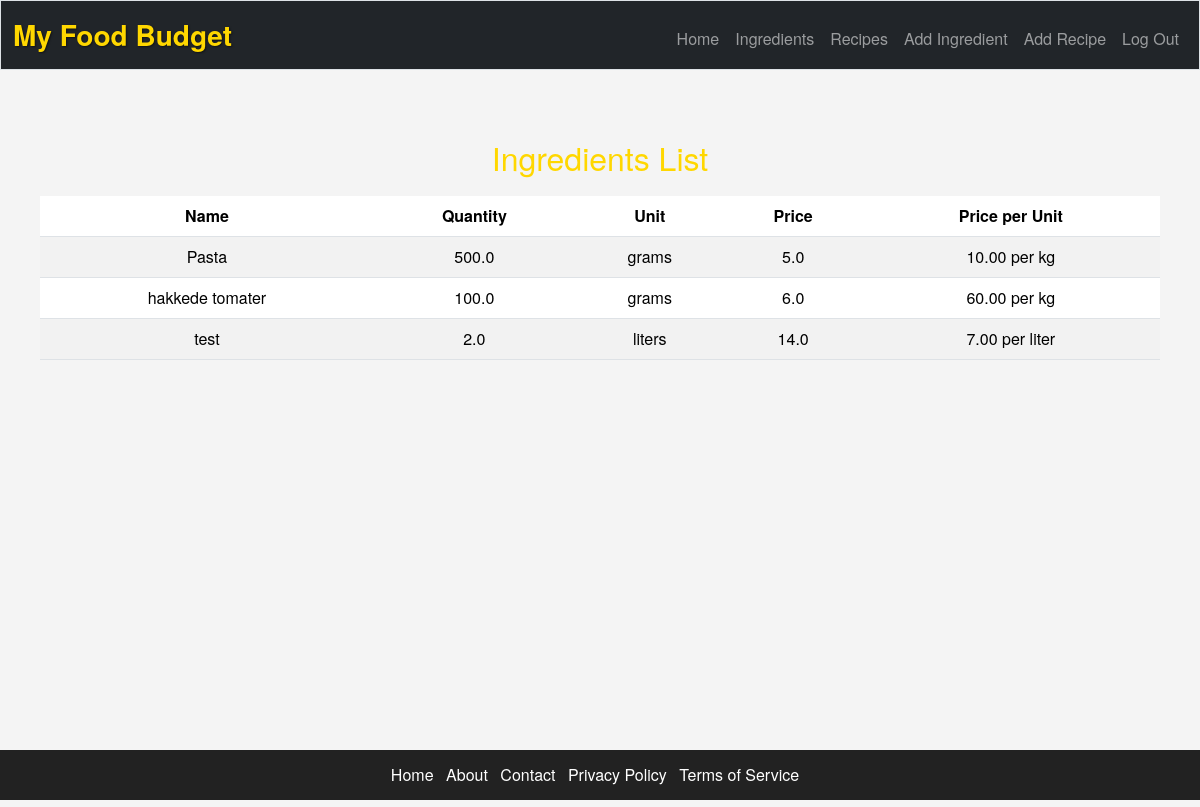
Page /ingredients (signed in) on the committed database.
### models.py (models this page shows)
class Ingredient(db.Model):
    __tablename__ = 'ingredients'
    id = db.Column(db.Integer, primary_key=True)
    name = db.Column(db.Text, nullable=False)
    quantity = db.Column(db.Float, nullable=False)
    quantity_unit = db.Column(db.Text, nullable=False)
    price = db.Column(db.Float, nullable=False)

### routes.py (the view)
    @app.route('/ingredients')
    @login_required
    def ingredients():
        ingredients_list = get_all_ingredients()
        return render_template('ingredients.html', ingredients=ingredients_list)

### app_factory.py (called while the page is built)
def create_app(config_class=DevelopmentConfig):
    app = Flask(__name__)
    app.config.from_object(config_class)
    db.init_app(app)
    Session(app)
    with app.app_context():
        initialize_database()
    @app.teardown_appcontext
    def teardown_db(exception):
        from db_helper import close_db
        close_db(exception)
    @app.after_request
    def after_request(response):
        response.headers["Cache-Control"] = "no-cache, no-store, must-revalidate"
        response.headers["Expires"] = 0
        response.headers["Pragma"] = "no-cache"
        return response
    from routes import init_routes
    init_routes(app)
    return app

### helpers.py (called while the page is built)
def login_required(f):
    @wraps(f)
    def decorated_function(*args, **kwargs):
        if session.get("user_id") is None:
            return redirect("/login")
        return f(*args, **kwargs)
    return decorated_function

### repositories.py (called while the page is built)
def get_all_ingredients_from_db():
    return Ingredient.query.all()

### services.py (called while the page is built)
def get_all_ingredients():
    return get_all_ingredients_from_db()

### templates/ingredients.html (shortened to what this page needs)
{% extends "layout.html" %}
{% block main %}
<div class="container">
    <h2>Ingredients List</h2>
    <table class="table table-striped">
        <thead>
            <tr>
                <th>Name</th>
                <th>Quantity</th>
                <th>Unit</th>
                <th>Price</th>
                <th>Price per Unit</th>
            </tr>
        </thead>
        <tbody>
            {% for ingredient in ingredients %}
            <tr>
                <td>{{ ingredient.name }}</td>
                <td>{{ ingredient.quantity }}</td>
                <td>{{ ingredient.quantity_unit }}</td>
                <td>{{ ingredient.price }}</td>
                <td id="pricePerUnit{{ loop.index }}">-</td>
            </tr>
            {% endfor %}
        </tbody>
    </table>
</div>
{% endblock %}

### static/css/styles.css (style rules this page uses)
body, html { margin: 0; padding: 0; width: 100%; }
@media (min-width: 992px) { .container { max-width: 970px; } }
@media (min-width: 1200px) { .container { max-width: 1170px; } }
body { background-color: #f4f4f4; font-family: 'Helvetica Neue', Helvetica, Arial, sans-serif; margin: 0; padding: 0; display: flex; flex-direction: column; min-height: 100vh; }
.container { max-width: 100%; width: 100%; margin: 0 auto; padding: 20px; }
h2 { color: #FFD700; margin-bottom: 20px; }

### rows in the picture
Ingredient: name "Pasta", quantity "500.0", quantity_unit "grams", price "5.0"
Ingredient: name "hakkede tomater", quantity "100.0", quantity_unit "grams", price "6.0"
Ingredient: name "test", quantity "2.0", quantity_unit "liters", price "14.0"
